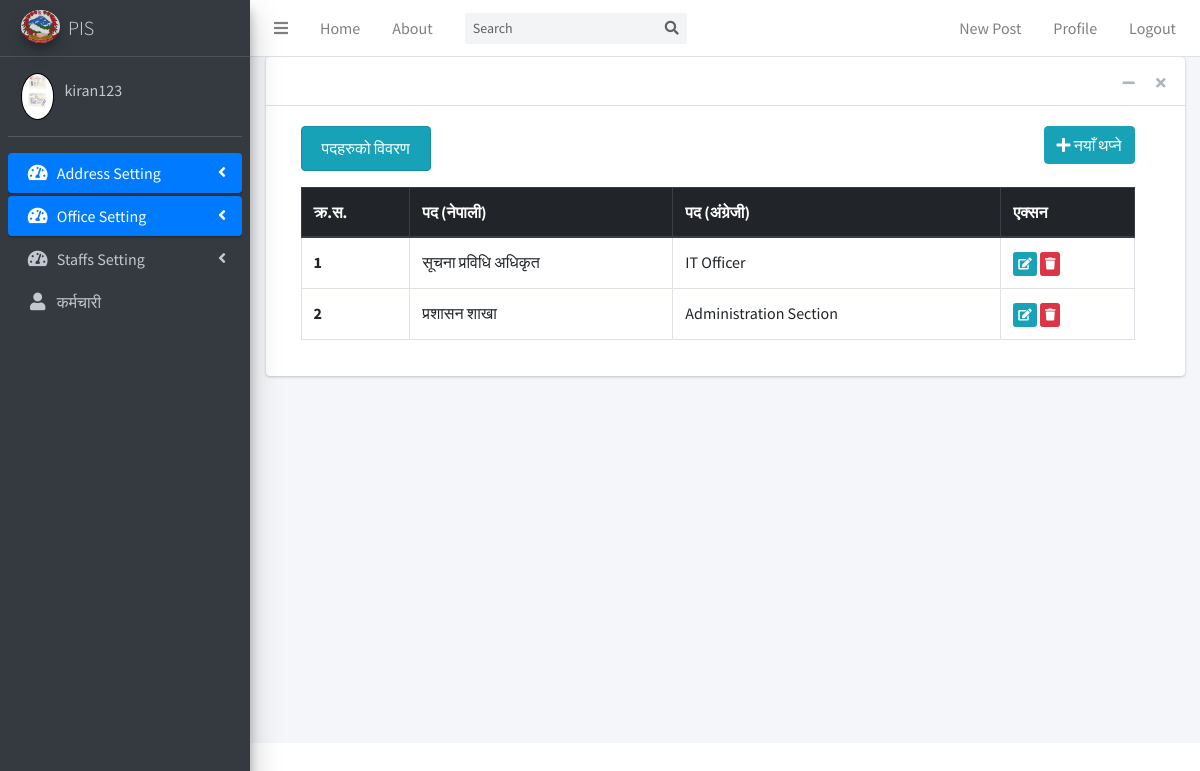
/designation/list/ (signed in), run on the app's committed database.
### users/models.py (models this page shows, shortened)
class Profile(models.Model):
    user = models.OneToOneField(User, on_delete=models.CASCADE)
    image = models.ImageField(default='default.jpg', upload_to='profile_pics')

### officialdata/models.py (models this page shows, shortened)
class Designation(models.Model):
    designation_nepali = models.CharField(max_length=100)
    designation_english = models.CharField(max_length=100)
    date_posted = models.DateTimeField(default=timezone.now)
    author = models.ForeignKey(User, on_delete=models.CASCADE)

### officialdata/views.py (the view)
# urls.py: path('designation/list/', DesignationListView.as_view(), name='designation-list'),
class DesignationListView(LoginRequiredMixin, ListView):
    model = Designation
    template_name = 'designation/designation_list.html'

### officialdata/templates/officialdata/designation_list.html (shortened to what this page needs)
{% extends "blog/base.html" %}
{% load crispy_forms_tags %}
{% block content %}
<div class="col-md-12">
      <div class="d-flex justify-content-between">
        <div><h6 class="text-center alert alert-info">पदहरुको विवरण</h6></div>
        <div>
            <a href="{% url 'designation-create' %}" class="btn btn-info btn-bg">
                  <i class="fas fa-plus"></i> नयाँ थप्ने
            </a>
        </div>
    </div>
    <table class="table table-hover table-bordered">
            <thead class="thead-dark">
        <tr>
            <th scope="col">क्र.स.</th>
            <th scope="col">पद (नेपाली)</th>
            <th scope="col">पद (अंग्रेजी)</th>
            <th scope="col">एक्सन</th>
        </tr>
        </thead>
        <tbody>
        {% for designation in designation_list %}
        <tr>
            <th scope="row">{{ designation.id }}</th>
            <td>{{ designation.designation_nepali }}</td>
            <td>{{ designation.designation_english }}</td>
            <td>
                <a href="{% url 'designation-update' designation.id %}" class="btn btn-info btn-xs">
                    <i class="fas fa-edit"></i>
                </a>
                <a href="{% url 'designation-delete' designation.id %}" class="btn btn-danger btn-xs">
                    <i class="fas fa-trash"></i>
                </a>
            </td>
        </tr>
        {% endfor %}
        </tbody>
    </table>
</div>
{% endblock content %}

### blog/templates/blog/base.html (shortened to what this page needs)
{% load static %}
<!DOCTYPE html>
<html>
<head>
    <link rel="stylesheet" href="{% static 'blog/plugins/fontawesome-free/css/all.min.css' %}">
    <link rel="stylesheet" href="https://code.ionicframework.com/ionicons/2.0.1/css/ionicons.min.css">
    <link rel="stylesheet" href="{% static 'blog/plugins/overlayScrollbars/css/OverlayScrollbars.min.css' %}">
    <link rel="stylesheet" href="{% static 'blog/plugins/datatables-bs4/css/dataTables.bootstrap4.min.css' %}">
    <link rel="stylesheet" href="{% static 'blog/plugins/datatables-responsive/css/responsive.bootstrap4.min.css' %}">
    <link rel="stylesheet" href="{% static 'blog/dist/css/adminlte.min.css' %}">
</head>
<body class="hold-transition sidebar-mini layout-fixed">
<div class="wrapper">
    <nav class="main-header navbar navbar-expand navbar-white navbar-light">
        <ul class="navbar-nav">
            <li class="nav-item">
                <a class="nav-link" data-widget="pushmenu" href="#" role="button"><i class="fas fa-bars"></i></a>
            </li>
            <li class="nav-item d-none d-sm-inline-block">
                <a class="nav-item nav-link" href="{% url 'blog-home' %}">Home</a>
            </li>
            <li class="nav-item d-none d-sm-inline-block">
                <a class="nav-item nav-link" href="{% url 'blog-about' %}">About</a>
            </li>
        </ul>
        <form class="form-inline ml-3">
            <div class="input-group input-group-sm">
                <input class="form-control form-control-navbar" type="search" placeholder="Search" aria-label="Search">
                <div class="input-group-append">
                    <button class="btn btn-navbar" type="submit">
                        <i class="fas fa-search"></i>
                    </button>
                </div>
            </div>
        </form>
        <ul class="navbar-nav ml-auto">
            {% if user.is_authenticated %}
            <a class="nav-item nav-link" href="{% url 'post-create' %}">New Post</a>
            <a class="nav-item nav-link" href="{% url 'profile' %}">Profile</a>
            <a class="nav-item nav-link" href="{% url 'logout' %}">Logout</a>
            {% else %}
            <a class="nav-item nav-link" href="{% url 'login' %}">Login</a>
            <a class="nav-item nav-link" href="{% url 'register' %}">Register</a>
            {% endif %}
        </ul>
    </nav>
    <aside class="main-sidebar sidebar-dark-primary elevation-4">
        <a href="{% url 'blog-home' %}" class="brand-link">
            <img src="{% static 'blog/images/logo.jpg' %}"
                 alt="AdminLTE Logo"
                 class="brand-image img-circle elevation-3"
                 style="opacity: .8">
            <span class="brand-text font-weight-light">PIS</span>
        </a>
        <div class="sidebar">
            <div class="user-panel mt-3 pb-3 mb-3 d-flex">
                <div class="image">
                    <img src="{{ user.profile.image.url }}" class="rounded-circle account-img" alt="User Image"
                         width="42" height="24" style="border:1px solid black">
                </div>
                <div class="info">
                    <a href="{% url 'profile' %}" class="d-block">{{ user.username }}</a>
                </div>
            </div>
            <nav class="mt-2">
                <ul class="nav nav-pills nav-sidebar flex-column" data-widget="treeview" role="menu"
                    data-accordion="false">
                    <li class="nav-item has-treeview">
                        <a href="/" class="nav-link active">
                            <i class="nav-icon fas fa-tachometer-alt"></i>
                            <p>
                                Address Setting
                                <i class="right fas fa-angle-left"></i>
                            </p>
                        </a>
                    </li>
                    <li class="nav-item has-treeview">
                        <a href="{% url 'allofficedata-list' %}" class="nav-link active">
                            <i class="nav-icon fas fa-tachometer-alt"></i>
                            <p>
                                Office Setting
                                <i class="right fas fa-angle-left"></i>
                            </p>
                        </a>
                    </li>
                    <li class="nav-item has-treeview">
                        <a href="{% url 'allofficialdata-list' %}" class="nav-link inactive">
                            <i class="nav-icon fas fa-tachometer-alt"></i>
                            <p>
                                Staffs Setting
                                <i class="right fas fa-angle-left"></i>
                            </p>
                        </a>
                    </li>
                    <li class="nav-item">
                        <a href="{% url 'staff-create' %}" class="nav-link">
                            <i class="nav-icon fas fa-user"></i>
                            <p>
                                कर्मचारी
                            </p>
                        </a>
                    </li>
                </ul>
            </nav>
        </div>
    </aside>
    <div class="content-wrapper">
        <section class="content">
            <div class="container-fluid">
                <div class="row">
                    <div class="col-md-12">
                        <div class="card">
                            <div class="card-header">
                                <div class="card-tools">
                                    <button type="button" class="btn btn-tool" data-card-widget="collapse"
                                            data-toggle="tooltip" title="Collapse">
                                        <i class="fas fa-minus"></i></button>
                                    <button type="button" class="btn btn-tool" data-card-widget="remove"
                                            data-toggle="tooltip" title="Remove">
                                        <i class="fas fa-times"></i></button>
                                </div>
                            </div>
                            <div class="card-body">
                                <div class="row col-md-12">
                                    <div class="col-md-12">
                                        {% block content %}{% endblock %}
</body>
</html>

### data on the page
Designation: id "1", designation_nepali "सूचना प्रविधि अधिकृत", designation_english "IT Officer"
Designation: id "2", designation_nepali "प्रशासन शाखा", designation_english "Administration Section"

### other printed values
{{ user.username }} "kiran123"
